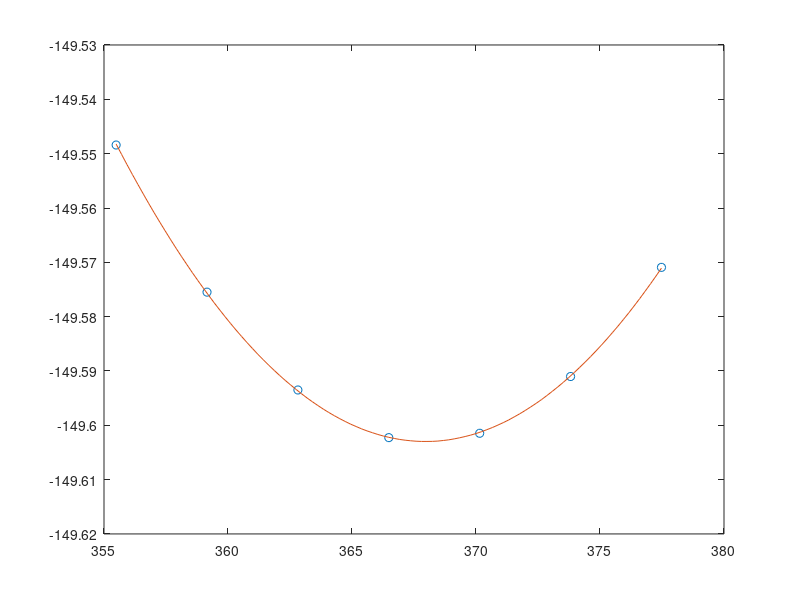

Write the MATLAB code that produced this figure. (Note: this script raises an error after producing the figure.)
%% Example script
% load volume and internal energy data or copy in 
% Example data here was calculated using VASP for a transition-metal cyanide
V = [355.489092 359.153928 362.818764 366.483600 370.148436 373.813272 377.478198]; % In Angstrom^3
E = [-149.548408 -149.575485 -149.593493 -149.602263 -149.601460 -149.591015 -149.570925]; % In eV

%% Crude extraction of Bulk Modulus from quadratic 
% Use as a check of data 
[A,C] = polyfit(V,E,2);
V0 = -A(2)/(2*A(1));
BulkModulus = 2*V0*A(1)*160.2 % conversion from eV/A3 to GPa
axis = [0:0.01:1]*(max(V)-min(V))+min(V);
Efit = polyval(A,axis);
figure
plot(V,E,'o',axis,Efit);

%% fit data to Murnaghan
M=fit_murnaghan_eos(V,E);
BulkModulus = M(1)*160.2 % conversion from eV/A3 to GPa
BM_Derivative = M(2) % Note that B'0 is dimensionless

%% fit data to Birch-Murnaghan
B=fit_birch_murnaghan_eos(V,E);
BulkModulus = B(1)*160.2 % conversion from eV/A3 to GPa
BM_Derivative = B(2) % Note that B'0 is dimensionless

%% Take a look at the fits
figure
axis = [0:0.01:1]*(max(V)-min(V))+min(V);
Bfit = birch_murnaghan_eos(axis,B);
Mfit = murnaghan_eos(axis,M);
subplot(2,1,1)
plot(V,E,'o',axis,Bfit,'r');
subplot(2,1,2)
plot(V,E,'o',axis,Mfit,'b');
